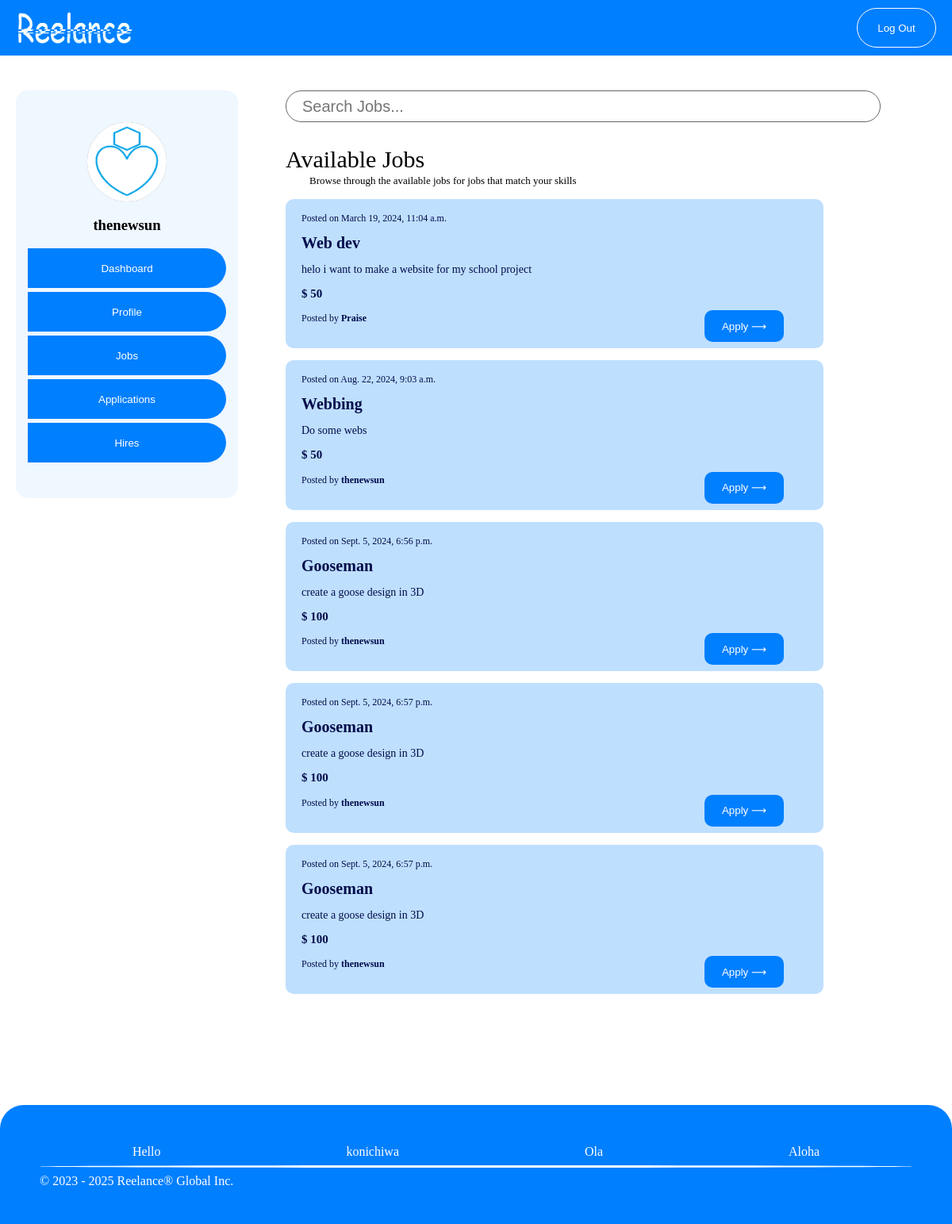
/talent/jobs/ (signed in), run on the app's committed database.
### lance/models.py (models this page shows, shortened)
class PostJob(models.Model):
    title = models.CharField(max_length=500)
    description = models.TextField(max_length=1000)
    budget = models.IntegerField()
    tag_list = (
        ('html', 'HTML'),
        ('css', 'CSS'),
        ('python', 'Python')
    )
    tags = models.CharField(max_length=50, choices=tag_list, default='Select Tags')
    time_posted = models.DateTimeField(auto_now_add=True, null=True)
    author = models.CharField(max_length=100, null=True)

### lance/views.py (the view, shortened to what this page needs)
# urls.py: path('talent/jobs/', views.TalentJobs, name='jobs'),
def TalentJobs(request):
    page = 'jobs'
    jobs = PostJob.objects.all()
    context = {
        'page': page,
        'jobs': jobs
    }
    return render(request, 'lance/talent.html', context)

### lance/templates/lance/talent.html (shortened to what this page needs)
{% load static %}
<!DOCTYPE html>
<html lang="en">
<head>
</head>
<body>
    <div style="display: inline-flexbox; width: 100%;">
        <div class="navbar">
            <div class="navbar-logo">
                <img src="{% static 'images/logo.png' %}" alt="logo" width="150px" height="50px">
            </div>
            <div class="navbar-items">
                <a href="{% url 'logout' %}"><button id="navbar-items">Log Out</button></a>
            </div>
        </div>
        <div id="items">
            <div align="center" style="width: 25%; height: 550px; padding: 40px 10px 0px 20px;">
                <div style=" background-color: #0080ff10; border-radius: 15px; padding: 40px 0px 40px 0px;">
                    <div style="height: 100px; width: 100px; border: none; border-radius: 50px; background-color: #999999;">
                        <img style="border-radius: 50%;" src="{% static 'images/avatar.png' %}" alt="" height="100%" width="100%">
                    </div>
                    <h3>{{request.user}}</h3>
                    <a href="{% url 'talent-dashboard' %}"><button id="button" type="button" style="border-radius: 0 25px 25px 0;">Dashboard</button></a>
                    <a href="{% url 'profile' %}"><button id="button" type="button" style="border-radius: 0 25px 25px 0;">Profile</button></a>
                    <a href="{% url 'jobs' %}"><button id="button" type="button" style="border-radius: 0 25px 25px 0;">Jobs</button></a>
                    <a href="{% url 'applications' %}"><button id="button" type="button" style="border-radius: 0 25px 25px 0;">Applications</button></a>
                    <a href="{% url 'hires' %}"><button id="button" type="button" style="border-radius: 0 25px 25px 0;">Hires</button></a>
                </div>
            </div>
            <div style="width: 75%; height: wrap-content; padding: 40px 40px 0px 10px; font-family: bahnschrift">
                <div style="border-radius: 5px; height: wrap-content; padding: 0 40px 40px 40px;">
                    {% if page == 'jobs' %}
                    <input style="height: 40px; padding-left: 20px; padding-right: 10px; border-radius: 20px; border: solid 1px #666; width: 750px; margin-bottom: 30px; font-size: 20px;" type="search" name="" id="" placeholder="Search Jobs..."><br>
                    <span style="margin-bottom: 5px; font-size: 30px; font-family: bahnschrift;">Available Jobs</span><br>
                    <span style="font-size: 13px; padding-left: 30px;">Browse through the available jobs for jobs that match your skills</span>
                    {% for job in jobs %}
                    <div style=" margin-top: 15px; background-color: #0080ff40; height: wrap-content; width: 80%; color: #010c4b; padding: 5px 50px 30px 20px; border-radius: 10px;">
                        <p style="font-size: 12px;">Posted on {{job.time_posted}}</p>
                        <span style="font-size: 20px;"><b>{{job.title.capitalize}}</b></span>
                        <p style="font-size: 14px;">{{job.description}}</p>
                        <h2 style="font-size: 15px;">$ {{job.budget}}</h2>
                        <span style="font-size: 12px;">Posted by <b>{{job.author}}</b></span>
                        <button id="apply1" style="width: 100px; float: right; border-radius: 10px; border: none; color: white; height: 40px; background-color: #007fff;" id="apply_button">Apply &LongRightArrow;</button>
                    </div>
                    {% endfor %}
                    {% endif %}
                </div>
            </div>
        </div>
        <footer style="margin-top: 100px; ">
            <div style="padding: 50px; background-color: #007fff; color: white; height: 50px; width: wrap-content; font-family: bahnschrift; border: none; border-radius: 30px 30px 0 0;">
                <section style="display: flex; justify-content: space-around;">
                    <section>Hello</section>
                    <section>konichiwa</section>
                    <section>Ola</section>
                    <section>Aloha</section>
                </section>
                <hr style="height: 3px; border: none; background-color: white; border-radius: 50%;">
                <section>&copy; 2023 - 2025 Reelance® Global Inc.</section>
            </div>
        </footer>
    </div>
</body>
</html>

### lance/templates/lance/talent.html (style rules this page uses)
body { margin: 0px; padding: 0px; width: 100%; }
.navbar { width: 100%; height: 70px; display: flexbox; background-color: #007fff; }
.navbar-logo { float: left; padding: 10px 0px 10px 20px; }
.navbar-items { float: right; display: inline; padding: 10px 20px 10px 0px; }
#navbar-items { background-color: #007fff; font-family: Arial, Helvetica, sans-serif; padding: 0px 20px 0px 20px; height: 50px; width: 100px; border-radius: 25px; border: solid 1px white; color: white; }
#items { display: flex; width: 100%; margin: 0px; }
#button { background-color: #007fff; height: 50px; width: 250px; margin-bottom: 5px; border: none; color: #fff; }

### data on the page
PostJob: time_posted "March 19, 2024, 11:04 a.m.", title "Web dev", description "helo i want to make a website for my school project", budget "50", author "Praise"
PostJob: time_posted "Aug. 22, 2024, 9:03 a.m.", title "Webbing", description "Do some webs", budget "50", author "thenewsun"
PostJob: time_posted "Sept. 5, 2024, 6:56 p.m.", title "Gooseman", description "create a goose design in 3D", budget "100", author "thenewsun"
PostJob: time_posted "Sept. 5, 2024, 6:57 p.m.", title "Gooseman", description "create a goose design in 3D", budget "100", author "thenewsun"
PostJob: time_posted "Sept. 5, 2024, 6:57 p.m.", title "Gooseman", description "create a goose design in 3D", budget "100", author "thenewsun"

### other printed values
{{ request.user }} "thenewsun"
